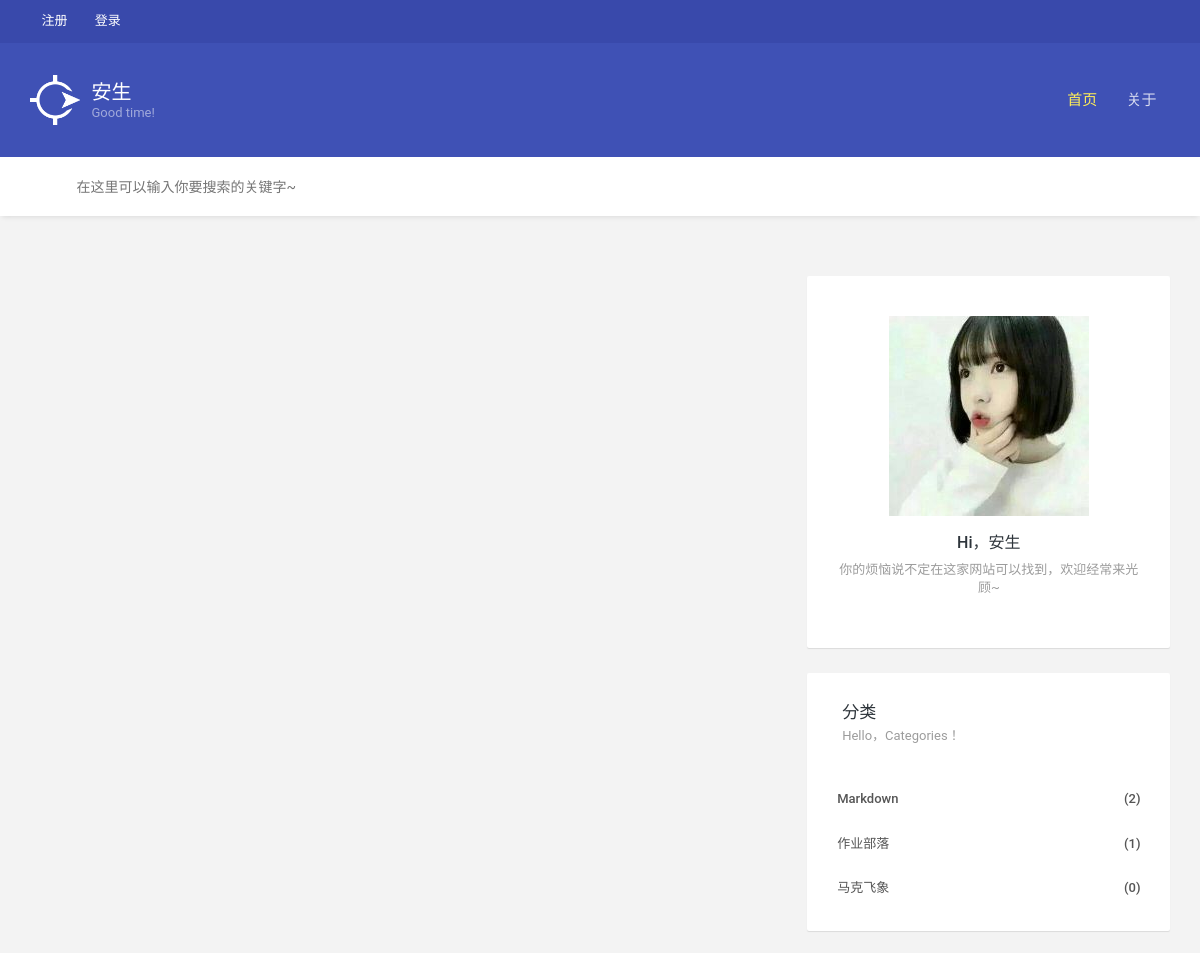
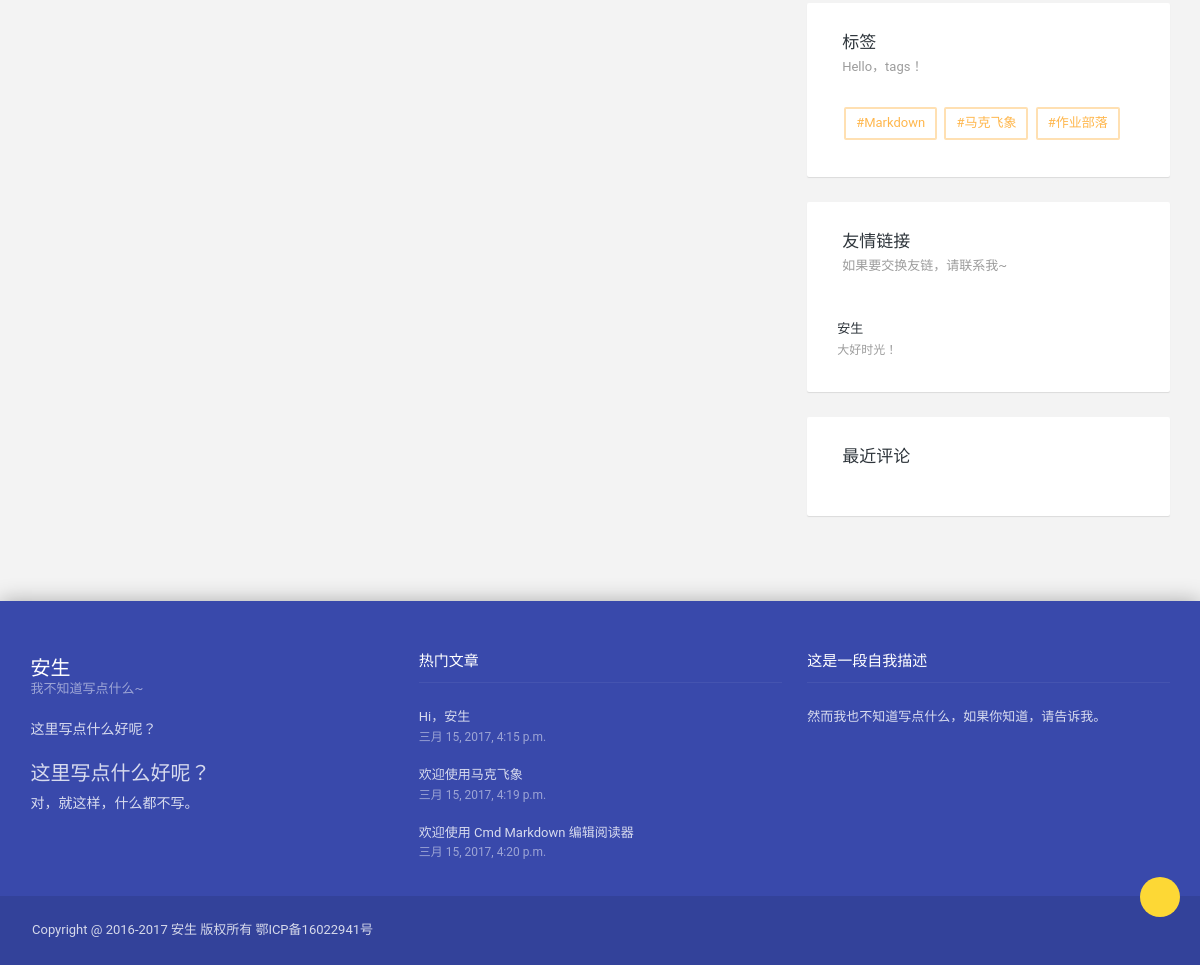
The page / on the database its author committed (2 pictures, top to bottom).
### apps/blog/models.py (models this page shows, shortened)
class Setting(models.Model):
    title = models.CharField(max_length=80)
    keywords = models.CharField(max_length=100)
    description = models.CharField(max_length=200)
    nickname = models.CharField(max_length=100)
    avatar = models.ImageField(upload_to='%Y/%m', max_length=100)
    homedescription = models.CharField(max_length=150)
    recordinfo = models.CharField(max_length=100)
    statisticalcode = models.TextField()

class Categories(models.Model):
    name = models.CharField(max_length=32, unique=True)
    created_time = models.DateTimeField(auto_now_add=True)
    def categories_article_count(self):
        return self.article_set.all().count()

class Tag(models.Model):
    name = models.CharField(max_length=32, unique=True)
    created_time = models.DateTimeField(auto_now_add=True)

class Link(models.Model):
    name = models.CharField(max_length=32, unique=True)
    url = models.URLField(unique=True)
    description = models.CharField(max_length=255, default='此用户没有添加任何描述')
    add_time = models.DateTimeField(auto_now_add=True)

class Article(models.Model):
    STATUS_CHOICES = (
        ('0', '发布'),
        ('1', '存稿'),
    )
    title = models.CharField(max_length=255, unique=True)
    url = models.CharField(max_length=255, unique=True)
    description = models.TextField()
    body = models.TextField()
    created_time = models.DateTimeField(auto_now_add=True)
    release_time = models.DateTimeField(default='1970-1-1 00:00:00')
    status = models.CharField(default=0, max_length=1, choices=STATUS_CHOICES)
    read = models.IntegerField(default=0)
    categories = models.ManyToManyField(Categories)
    tag = models.ManyToManyField(Tag)

### apps/blog/views.py (the view)
# urls.py: url(r'^$', ArticleListView.as_view(), name='index'),
class ArticleListView(View):
    def get(self, request):
        articles = Article.objects.filter(status=0).order_by('-created_time')
        search = request.GET.get('search')
        search_sm = request.GET.get('search_sm')
        if search:
            articles = articles.filter(Q(title__icontains=search) | Q(body__icontains=search))
        if search_sm:
            articles = articles.filter(Q(title__icontains=search_sm) | Q(body__icontains=search_sm))
        tag = request.GET.get('tag')
        categories = request.GET.get('category')
        if tag:
            T = Tag.objects.get(name=tag)
            articles = articles.filter(tag=T)
        if categories:
            C = Categories.objects.get(name=categories)
            articles = articles.filter(categories=C)
        page = request.GET.get('page', 1)
        paginator = Paginator(articles, 2, request=request)
        try:
            articles = paginator.page(page)
        except PageNotAnInteger:
            articles = paginator.page(1)
        comments = Comment.objects.all().order_by('-add_time')[:5]
        links = Link.objects.all()
        categories = Categories.objects.all()
        tags = Tag.objects.all()
        reads = Article.objects.all().order_by('-read')[:5]
        try:
            setting = Setting.objects.get(pk=1)
        except Setting.DoesNotExist:
            setting = None
        return render(request, 'index.html', {'articles': articles, 'comments': comments, 'links': links, 'categories': categories, 'tags': tags, 'reads': reads, 'setting': setting})

### apps/blog/templates/index.html (shortened to what this page needs)
{% extends 'blog_base.html' %}
{% load staticfiles %}
{% block custom_css %}
    <link href="{% static 'blog/vendors/material-design-iconic-font/dist/css/material-design-iconic-font.min.css' %}" rel="stylesheet">
    <link rel="stylesheet" href="{% static 'blog/vendors/animate.min.css' %}">
    <link rel="stylesheet" href="{% static 'blog/vendors/select2/dist/css/select2.min.css' %}">
    <link rel="stylesheet" href="{% static 'blog/vendors/src/jquery.rateyo.css' %}">
    <link rel="stylesheet" href="{% static 'blog/vendors/nouislider/distribute/nouislider.min.css' %}">
    <link rel="stylesheet" href="{% static 'blog/css/app_1.min.css' %}">
    <link rel="stylesheet" href="{% static 'blog/css/app_2.min.css' %}">
    <link rel="stylesheet" href="{% static 'editormd/css/editormd.preview.css' %}"/>
{% endblock %}
{% block container %}
    <section class="section">
        <div class="container">
            <div class="row">
                <div class="col-md-8 col-sm-7">
                    <nav class="text-center">
                    </nav>
                </div>
                <aside class="col-md-4 col-sm-5 hidden-xs">
                    <div class="card subscribe">
                        <div class="subscribe__icon">
                            <img src="{{ MEDIA_URL }}{{ setting.avatar }}">
                        </div>
                        <h2 style="color: #2e353b">{{ setting.nickname }}</h2>
                        <small style="color: #9c9c9c">{{ setting.homedescription }}</small>
                    </div>
                    <div class="card">
                        <div class="card__header">
                            <h2>分类</h2>
                            <small>Hello，Categories！</small>
                        </div>
                        <div class="list-group">
                            {% for category in categories %}
                                <a href="{% url 'index' %}?category={{ category.name }}" class="list-group-item media">
                                    <strong style="float: left">{{ category.name }}</strong><strong style="float: right">({{ category.categories_article_count }})</strong>
                                </a>
                            {% endfor %}
                            <div class="p-10"></div>
                        </div>
                    </div>
                    <div class="card tags-list">
                        <div class="card__header">
                            <h2>标签</h2>
                            <small>Hello，tags！</small>
                        </div>
                        <div class="card__body">
                            {% for tag in tags %}
                                <a href="{% url 'index' %}?tag={{ tag.name }}" class="tags-list__item">#{{ tag.name }}</a>
                            {% endfor %}
                        </div>
                    </div>
                    <div class="card">
                        <div class="card__header">
                            <h2>友情链接</h2>
                            <small>如果要交换友链，请联系我~</small>
                        </div>
                        <div class="list-group">
                            {% for link in links %}
                                <a href="{{ link.url }}" class="list-group-item media" target="_blank">
                                    <div class="media-body list-group__text">
                                        <strong>{{ link.name }}</strong>
                                        <small>{{ link.description }}</small>
                                    </div>
                                </a>
                            {% endfor %}
                            <div class="p-10"></div>
                        </div>
                    </div>
                    <div class="card">
                        <div class="card__header">
                            <h2>最近评论</h2>
                        </div>
                        <div class="list-group">
                            <div class="p-10"></div>
                        </div>
                    </div>
                </aside>
            </div>
        </div>
    </section>
{% endblock %}

### apps/blog/templates/blog_base.html (shortened to what this page needs)
{% load staticfiles %}
<!DOCTYPE html>
<html lang="en">
<head>
    {% block custom_css %}{% endblock %}
</head>
<body>
<header id="header">
    <div class="header__top">
        <div class="container">
            <ul class="top-nav">
                {% if request.user.is_authenticated == True %}
                    <li class="dropdown top-nav__guest">
                        <a href="{% url 'admin:profile' %}" target="view_window">{{ request.user.nick_name }}</a>
                    </li>
                {% else %}
                    <li class="dropdown top-nav__guest">
                        <a data-toggle="dropdown" href="">注册</a>
                    </li>
                    <li class="dropdown top-nav__guest">
                        <a data-toggle="dropdown" href="" data-rmd-action="switch-login">登录</a>
                    </li>
                {% endif %}
                <li class="pull-right top-nav__icon">
                    <a href="/rss.xml"><i class="zmdi zmdi-rss"></i></a>
                </li>
                <li class="pull-right top-nav__icon">
                    <a href="//blog.ansheng.me" target="_blank"><i class="zmdi zmdi-github"></i></a>
                </li>
                <li class="pull-right top-nav__icon">
                    <a href="#" target="_blank"><i class="zmdi zmdi-language-python"></i></a>
                </li>
                <li class="pull-right top-nav__icon">
                    <a href="mailto:ianshengme@gmail.com" target="_blank"><i class="zmdi zmdi-email"></i></a>
                </li>
            </ul>
        </div>
    </div>
    <div class="header__main">
        <div class="container">
            <a class="logo" href="{% url 'index' %}">
                <img src="{% static 'blog/img/logo.png' %}" alt="">
                <div class="logo__text">
                    <span>安生</span>
                    <span>Good time!</span>
                </div>
            </a>
            <ul class="navigation">
                <li {% if request.path == '/' %} class="active"{% endif %}>
                    <a href="{% url 'index' %}">首页</a>
                </li>
                <li {% if request.path == '/about/' %} class="active"{% endif %}>
                    <a href="{% url 'about' %}">关于</a>
                </li>
            </ul>
        </div>
    </div>
</header>
<div class="action-header">
    <div class="container">
        <div class="action-header__item action-header__item--search">
            <form method="get" action="{% url 'index' %}">
                <input type="text" class="hidden-sm hidden-xs" placeholder="在这里可以输入你要搜索的关键字~" name="search">
            </form>
        </div>
    </div>
</div>
{% block container %}
{% endblock %}
<footer id="footer">
    <div class="container hidden-xs">
        <div class="row">
            <div class="col-sm-4">
                <div class="footer__block">
                    <a class="logo clearfix" href="">
                        <div class="logo__text">
                            <span>安生</span>
                            <span>我不知道写点什么~</span>
                        </div>
                    </a>
                    <address class="m-t-20 m-b-20 f-14">
                        这里写点什么好呢？
                    </address>
                    <div class="f-20">这里写点什么好呢？</div>
                    <div class="f-14 m-t-5">对，就这样，什么都不写。</div>
                </div>
            </div>
            <div class="col-sm-4">
                <div class="footer__block footer__block--blog">
                    <div class="footer__title">热门文章</div>
                    {% for read in reads %}
                        <a href="{% url 'article' read.url %}">
                            {{ read.title }}
                            <small>{{ read.created_time }}</small>
                        </a>
                    {% endfor %}
                </div>
            </div>
            <div class="col-sm-4">
                <div class="footer__block">
                    <div class="footer__title">这是一段自我描述</div>
                    <div>
                        然而我也不知道写点什么，如果你知道，请告诉我。
                    </div>
                </div>
            </div>
        </div>
    </div>
    <div class="footer__bottom">
        <div class="container">
            <span class="footer__copyright">Copyright @ 2016-2017 安生 版权所有 {{ setting.recordinfo }}</span>
        </div>
        <div class="footer__to-top" data-rmd-action="scroll-to" data-rmd-target="html">
            <i class="zmdi zmdi-chevron-up"></i>
        </div>
    </div>
</footer>
</body>
</html>

### static/editormd/css/editormd.preview.css (style rules this page uses)
.pull-right { float: right; }

### rows shown on the page
Setting: avatar (picture), nickname "Hi，安生", homedescription "你的烦恼说不定在这家网站可以找到，欢迎经常来光顾~", recordinfo "鄂ICP备16022941号"
Categories: name "Markdown", categories_article_count "2"
Categories: name "作业部落", categories_article_count "1"
Categories: name "马克飞象", categories_article_count "0"
Tag: name "Markdown"
Tag: name "马克飞象"
Tag: name "作业部落"
Link: name "安生", description "大好时光！"
Article: title "Hi，安生", created_time "三月 15, 2017, 4:15 p.m."
Article: title "欢迎使用马克飞象", created_time "三月 15, 2017, 4:19 p.m."
Article: title "欢迎使用 Cmd Markdown 编辑阅读器", created_time "三月 15, 2017, 4:20 p.m."
